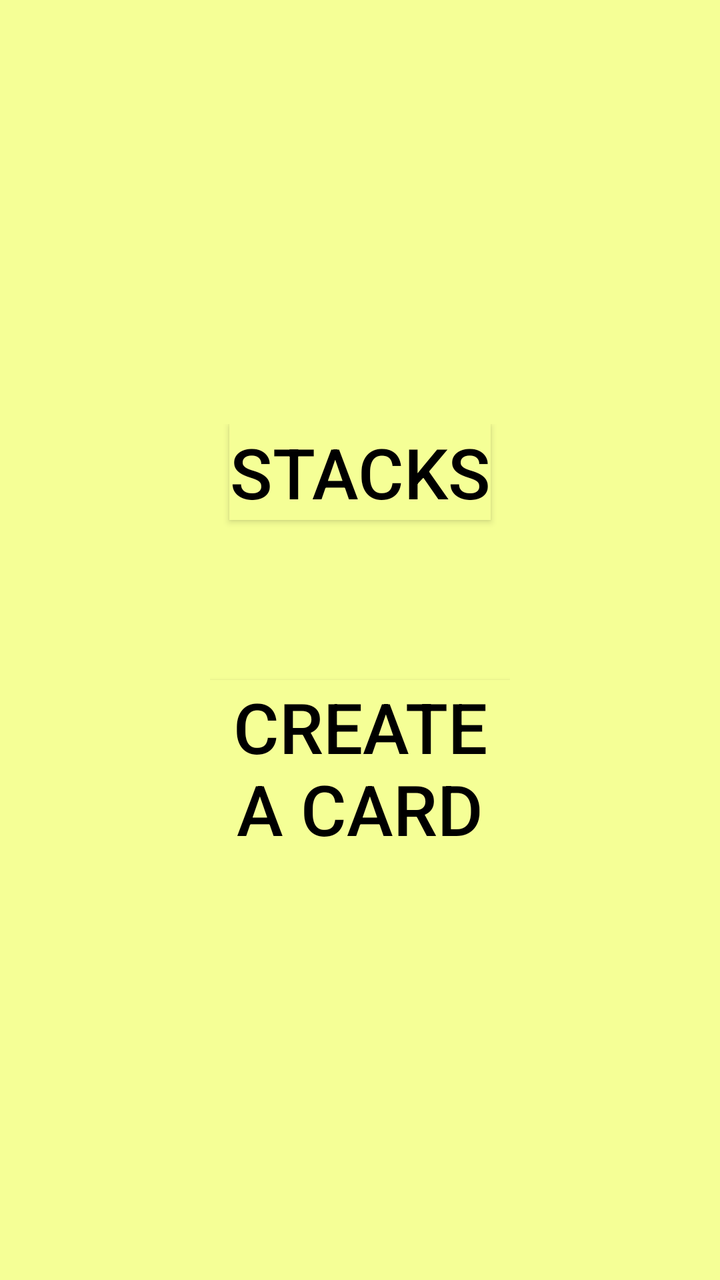
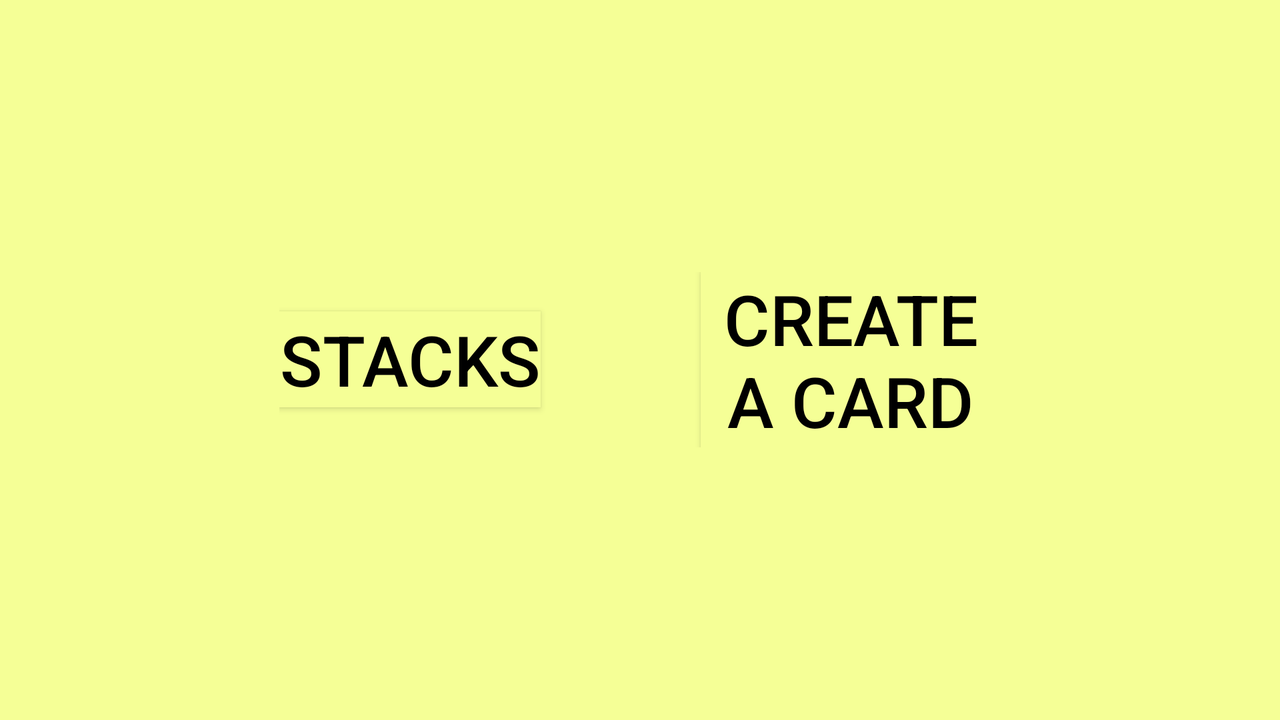

Two renders of one Android screen. The first uses the default layout on a phone; the second uses the alternative layout the repository ships for a different screen configuration, on a matching device. The two XML files are below.
<!-- AndroidManifest.xml: fallback theme Theme.MaterialComponents.DayNight.NoActionBar -->
<!-- res/layout/main.xml -->
<?xml version="1.0" encoding="utf-8"?>
<RelativeLayout xmlns:android="http://schemas.android.com/apk/res/android"
    android:layout_width="fill_parent"
    android:layout_height="fill_parent"
    android:background="#f5ff96"
    >
       
    <RelativeLayout xmlns:android="http://schemas.android.com/apk/res/android"
    	android:layout_centerVertical="true"
    	android:layout_centerHorizontal="true"
    	android:layout_width="wrap_content"
    	android:layout_height="wrap_content">
		<Button android:id="@+id/stacks"
			android:layout_width="wrap_content"
			android:layout_height="wrap_content"
			android:layout_centerHorizontal="true"
			android:background="#f5ff96"
			android:textSize ="35dp"
			android:textColor = "#000"
			android:text="Stacks"
			android:onClick="toStacks"></Button>
		<Button android:id="@+id/createNew"
			android:layout_width="150dp"
			android:layout_height="wrap_content"
			android:layout_centerHorizontal="true"
			android:layout_below="@id/stacks"
			android:layout_marginTop="80dp"
			android:background="#f5ff96"
			android:textSize="35dp"
			android:textColor = "#000"
			android:text="Create a Card"
			android:onClick ="toCreate"></Button>
	</RelativeLayout>
</RelativeLayout>
<!-- resources referenced by this layout -->
<resources>

</resources>
<!-- res/layout-land/main.xml (the author's variant of the layout above) -->
<!-- drawn on the phone turned sideways -->
<?xml version="1.0" encoding="utf-8"?>
<RelativeLayout xmlns:android="http://schemas.android.com/apk/res/android"
    android:layout_width="fill_parent"
    android:layout_height="fill_parent"
    android:background="#f5ff96"
    >
    
          
    <RelativeLayout xmlns:android="http://schemas.android.com/apk/res/android"
    	android:layout_centerVertical="true"
    	android:layout_centerHorizontal="true"
    	android:layout_width="wrap_content"
    	android:layout_height="wrap_content">
		<Button android:id="@+id/stacks"
			android:layout_width="wrap_content"
			android:layout_height="wrap_content"
			android:layout_centerVertical="true"
			android:background="#f5ff96"
			android:textSize ="35dp"
			android:textColor = "#000"
			android:text="Stacks"
			android:onClick="toStacks"></Button>
		<Button android:id="@+id/createNew"
			android:layout_width="150dp"
			android:layout_height="wrap_content"
			android:layout_centerVertical="true"
			android:layout_toRightOf="@id/stacks"
			android:layout_marginLeft="80dp"
			android:background="#f5ff96"
			android:textSize="35dp"
			android:textColor = "#000"
			android:text="Create a Card"
			android:onClick ="toCreate"></Button>
	</RelativeLayout>
</RelativeLayout>
